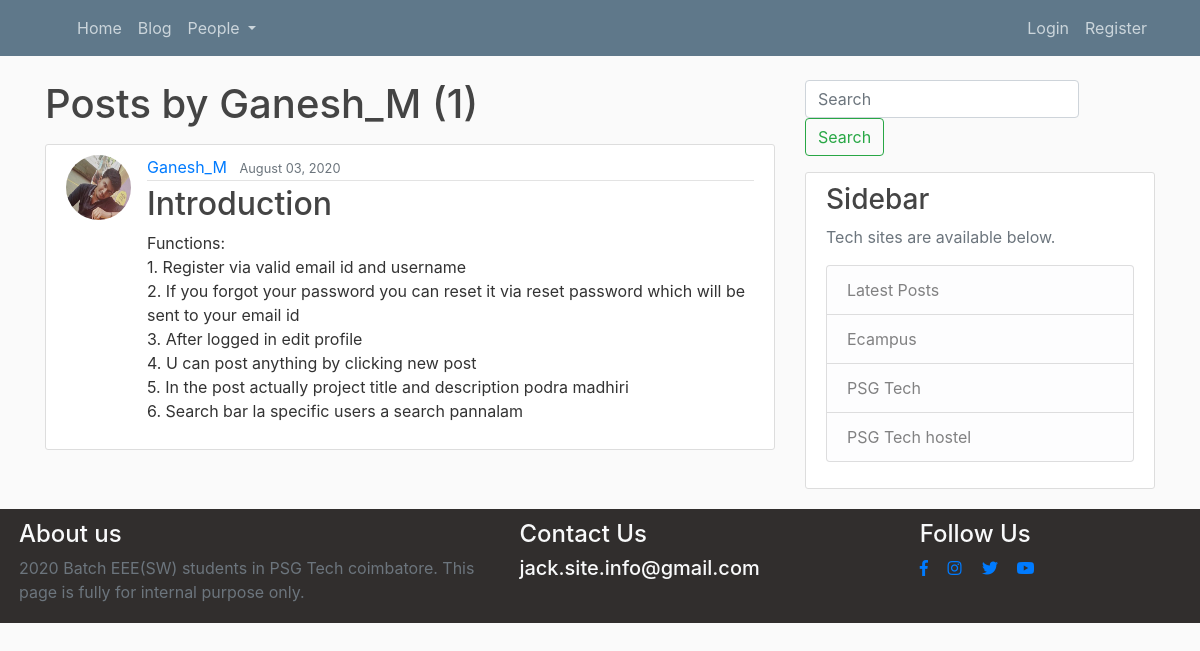
/user/Ganesh_M, run on the app's committed database.
### blog/models.py (models this page shows, shortened)
class Post(models.Model):
    title = models.CharField(max_length=100)
    content = models.TextField()
    date_posted = models.DateTimeField(default=timezone.now)
    author = models.ForeignKey(User, on_delete=models.CASCADE)

### users/models.py (models this page shows, shortened)
class Profile(models.Model):
    user = models.OneToOneField(User, on_delete=models.CASCADE)
    image = models.ImageField(default='default.jpg', upload_to='profile_pics')
    skillsets = models.CharField(max_length=100, default="No skill sets assigned")
    tools_known = models.CharField(max_length=150, default="No tools are assigned")
    computer_languages_known = models.CharField(max_length=100, default="Languages are not assigned")
    department = models.CharField(max_length=30, default='EEE' )
    working_at = models.CharField(max_length=30, default="Not updated yet")
    batch = models.PositiveIntegerField(default=2020)
    contact_email = models.EmailField(default='notset@gmail.com')

### blog/views.py (the view)
# urls.py: path('user/<str:username>', UserPostListView.as_view(), name='user-posts'),
class UserPostListView(ListView):
    model = Post
    template_name = 'blog/user_posts.html'  # <app>/<model>_<viewtype>.html
    context_object_name = 'posts'
    paginate_by = 5
    def get_queryset(self):
        user = get_object_or_404(User, username=self.kwargs.get('username'))
        return Post.objects.filter(author=user).order_by('-date_posted')

### blog/templates/blog/user_posts.html (shortened to what this page needs)
{% extends "blog/base.html" %}
{% block content %}
    <h1 class="mb-3">Posts by {{ view.kwargs.username }} ({{ page_obj.paginator.count }})</h1>
    {% for post in posts %}
        <article class="media content-section">
          <img class="rounded-circle article-img" src="{{ post.author.profile.image.url }}">
          <div class="media-body">
            <div class="article-metadata">
              <a class="mr-2" href="{% url 'user-profile' post.author.username %}">{{ post.author }}</a>
              <small class="text-muted">{{ post.date_posted|date:"F d, Y" }}</small>
            </div>
            <h2><a class="article-title" href="{% url 'post-detail' post.id %}">{{ post.title }}</a></h2>
            <p class="article-content">{{ post.content }}</p>
          </div>
        </article>
    {% endfor %}
{% endblock content %}

### blog/static/blog/main.css (style rules this page uses)
body { background: #fafafa; color: #333333; margin-top: 5rem; }
h1, h2, h3, h4, h5, h6 { color: #444444; }
.content-section { background: #ffffff; padding: 10px 20px; border: 1px solid #dddddd; border-radius: 3px; margin-bottom: 20px; }
.article-title { color: #444444; }
.article-content { white-space: pre-line; }
.article-img { height: 65px; width: 65px; margin-right: 16px; }
.article-metadata { padding-bottom: 1px; margin-bottom: 4px; border-bottom: 1px solid #e3e3e3 }

### data on the page
Post: author.profile.image (picture), author "Ganesh_M", date_posted "August 03, 2020", title "Introduction", content "Functions: 1. Register via valid email id and username 2. If you forgot your password you can reset it via reset password which will be sent to your email id 3. After logged in edit profile 4. U can post anything by clicking new post 5. In the post actually project title and description podra madhiri 6. Search bar la specific users a search pannalam"

### other printed values
{{ view.kwargs.username }} "Ganesh_M"
{{ page_obj.paginator.count }} "1"
